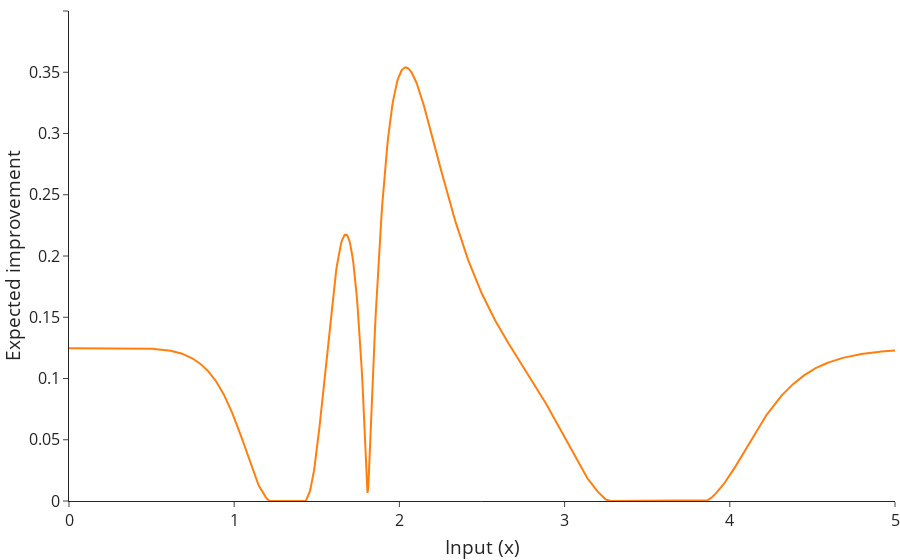

The code cell stored with this chart in its notebook:
### Markdown cell above
### Optimise the acquisition function

The acquisition function uses the model to determine which points to select next.

### Code cell
from botorch.acquisition import qNoisyExpectedImprovement
from botorch.sampling.normal import SobolQMCNormalSampler

acquisition_function = qNoisyExpectedImprovement(
    model=bo_model,
    X_baseline=observed_xs,
    sampler=SobolQMCNormalSampler(sample_shape=torch.Size([256])),
)

acqf_figure = go.Figure(layout_template="simple_white")
acqf_figure.add_trace(
    go.Scatter(
        x=x_eval,
        y=acquisition_function(x_eval.unsqueeze(-1).unsqueeze(-1)).detach(),
        line_color=plotly.colors.DEFAULT_PLOTLY_COLORS[1],
        name="Acquisition function",
    )
)
acqf_figure.update_layout(
    yaxis_title="Expected improvement",
    yaxis_range=[0, 0.4],
    xaxis_title="Input (x)",
    margin=dict(b=0, l=0, r=0, t=0),
    font_size=16,
    legend_orientation="h",
    legend_x=1,
    legend_y=1,
    legend_xanchor="right",
    legend_yanchor="bottom",
)

### Figure 1 — Plotly figure (JSON) as saved in the notebook; plotly's stock layout.template omitted (floating-point values rounded to 4 significant figures; data arrays with more than 128 entries replaced by an {"elided": "..."} marker saying what was removed)
{"data": [{"line": {"color": "rgb(255, 127, 14)"}, "name": "Acquisition function", "type": "scatter", "x": {"elided": "1000 float values"}, "y": {"elided": "1000 float values"}}], "layout": {"font": {"size": 16}, "legend": {"orientation": "h", "x": 1, "xanchor": "right", "y": 1, "yanchor": "bottom"}, "margin": {"b": 0, "l": 0, "r": 0, "t": 0}, "xaxis": {"title": {"text": "Input (x)"}}, "yaxis": {"range": [0, 0.4], "title": {"text": "Expected improvement"}}}}
